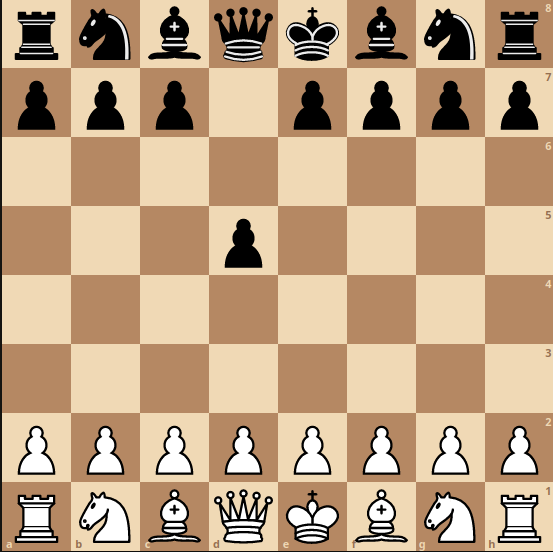
#> input picture downloaded.png, 553 x 552 px
$ python -i generate_chessboards.py   (imports and definitions only)
#> lines starting #> are read from the running program, lines starting #| are printed output that depends on the picture
#!/usr/bin/env python3

import os
from urllib import request
from io import BytesIO

import numpy as np
import PIL.Image
import uuid

from constants import CHESSBOARDS_DIR, FEN_CHARS

# http://www.fen-to-image.com/image/32/rnbqkbnr/pppppppp/8/8/8/8/PPPPPPPP/RNBQKBNR
# http://jinchess.com/chessboard/?p=rnbqkbnrpppppppp--------------------------------PPPPPPPPRNBQKBNR
# https://chessdiagram.online/stilldiagram.php?d=_rnbqkbnrpppppppp________________________________PPPPPPPPRNBQKBNR
# https://chessdiagram.online/stagram.php?d=_rnbqkbnrpppppppp________________________________PPPPPPPPRNBQKBNR
# https://backscattering.de/web-boardimage/board.png?fen=rnbqkbnr/pppppppp/8/8/8/8/PPPPPPPP/RNBQKBNR


def generate_random_chessboard(img_url_template, fen_chars=FEN_CHARS):
    random_uuid = uuid.uuid4()

    if not os.path.exists(CHESSBOARDS_DIR):
        os.makedirs(CHESSBOARDS_DIR)
    output_dir = os.path.join(CHESSBOARDS_DIR, "generated", str(random_uuid))

    print(output_dir)

    if not os.path.exists(output_dir):
        os.makedirs(output_dir)

    fen_chars = list(fen_chars)
    fen_arr = np.random.choice(fen_chars, 64)

    if ("fen-to-image.com" in img_url_template or "backscattering.de" in img_url_template):
        fen_param = "/".join(map("".join, np.split(fen_arr, 8)))
    else:
        fen_param = "".join(fen_arr)

    img_url = img_url_template.format(fen_param)
    print(img_url)

    img = PIL.Image.open(BytesIO(request.urlopen(img_url).read()))
    if "chessdiagram.online" in img_url_template:
        # need to flip FEN file order since the rows are 1-8 vs 8-1 of normal FEN.
        fen_arr = np.hstack(np.split(fen_arr, 8)[::-1])

    # Replace - or _ with 1 to be consistent with actual FEN notation
    fen_arr[fen_arr == fen_chars[0]] = "1"

    # Add '-' between sets of 8 to be consistent with saved file format
    img_filename_prefix = "-".join(map("".join, np.split(fen_arr, 8)))
    file_path = os.path.join(output_dir, img_filename_prefix + ".png")
    print(file_path)
    img.save(file_path)
    return file_path


# [72 lines left out: functions generate_random_chessboards, jinchess_img_url_template, not called in this run]


# [16 lines not run here, left out]
    # generate_random_chessboards(
    #     1, "https://backscattering.de/web-boardimage/board.png?fen={}&size=256"
    # )

>>> import cv2
>>> picture = cv2.imread('downloaded.png', cv2.IMREAD_GRAYSCALE)
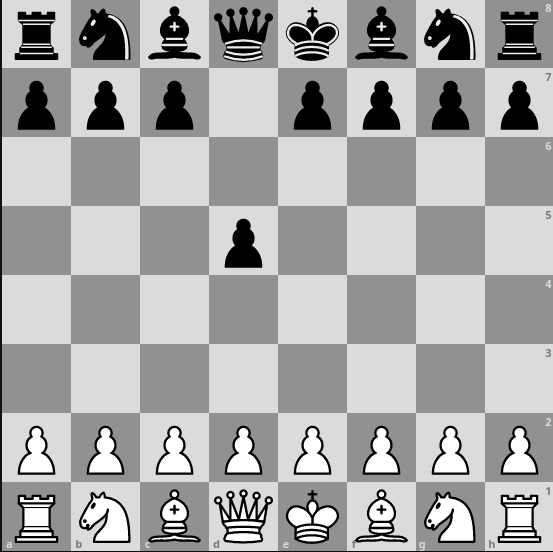
#> picture: shape (552, 553); min 0, max 255, mean 167.8
#> (the run stopped early here; a loop or call above may not have finished)
